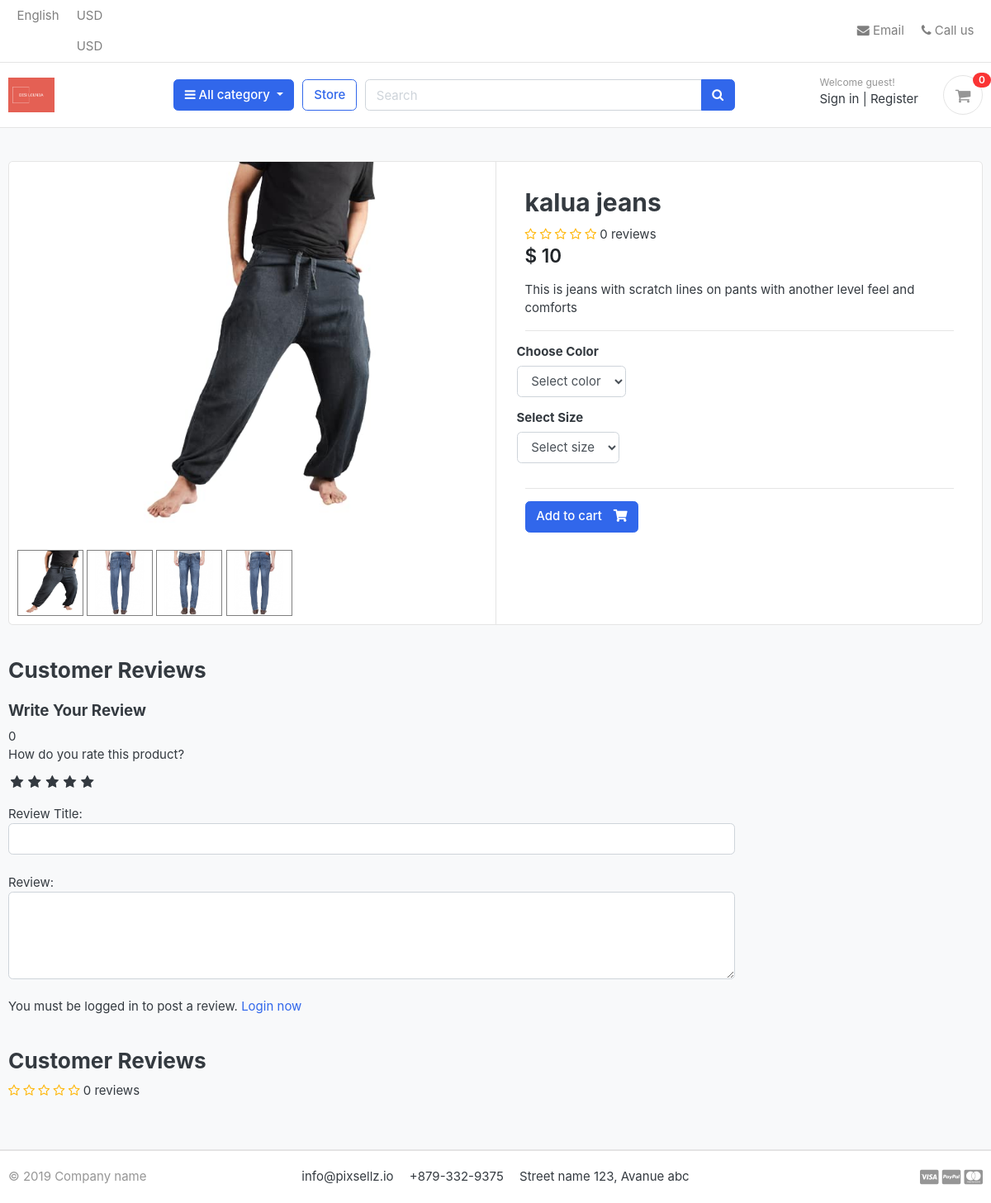
Before: /store/category/Jeans/kalua-jeans/ with the older database file.
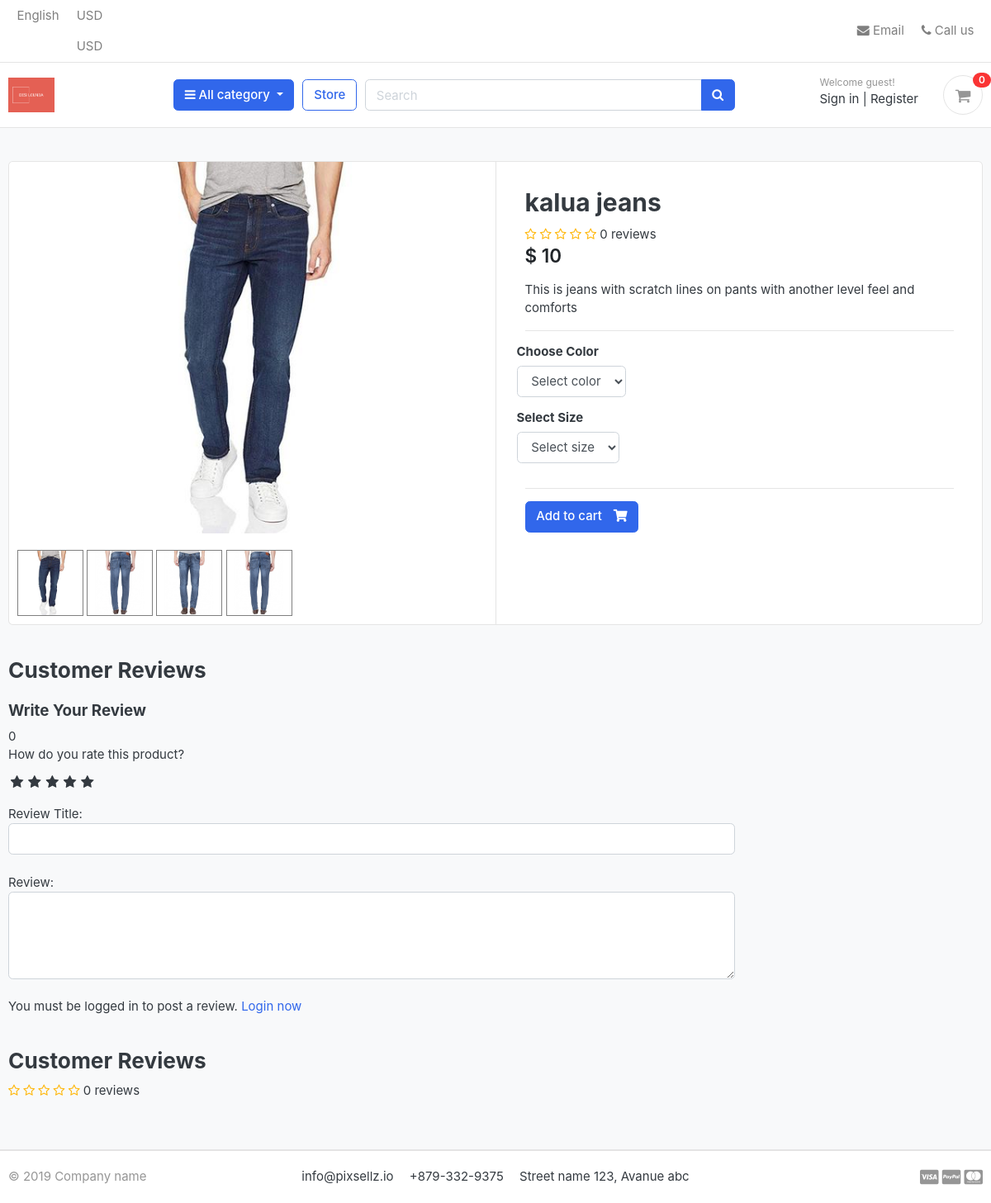
After: the same page with the newer database file.
### store/models.py (models this page shows, shortened)
class Product(models.Model):
    product_name = models.CharField(max_length = 200 , unique= True)
    slug = models.SlugField(max_length=200 , unique=True)
    description = models.TextField(max_length=500 , blank=True)
    price = models.IntegerField()
    images = models.ImageField(upload_to='photos/products')
    stock = models.IntegerField()
    is_available = models.BooleanField(default=True)
    category = models.ForeignKey(Category , on_delete=models.CASCADE)
    created_date = models.DateTimeField(auto_now_add=True)
    modified_date = models.DateTimeField(auto_now = True)
    def averageReview(self):
        reviews = ReviewRating.objects.filter(product=self , status = True).aggregate(average=Avg('rating'))
        avg = 0
        if reviews['average'] is not None:
            avg = float(reviews['average'])
        return avg
    def countReview(self):
        reviews = ReviewRating.objects.filter(product=self , status = True).aggregate(count=Count('id'))
        count = 0
        if reviews['count'] is not None:
            count = int(reviews['count'])
        return count

### store/views.py (the view)
# urls.py: path('category/<slug:category_slug>/<slug:product_slug>/' , views.product_detail , name = 'product_detail' ),
def product_detail(request , category_slug , product_slug):
    try:
        single_product = Product.objects.get(category__slug=category_slug, slug=product_slug)
        in_cart = CartItem.objects.filter(cart__cart_id=_cart_id(request),product = single_product).exists()
    except Exception as e:
        raise e
    if request.user.is_authenticated:
        try:
            orderproduct = OrderProduct.objects.filter(user=request.user, product_id=single_product.id).exists()
        except OrderProduct.DoesNotExist:
            orderproduct = None
    else:
        orderproduct = None
    reviews = ReviewRating.objects.filter(product_id=single_product.id ,status = True)
    product_gallery = ProductGallery.objects.filter(product_id = single_product.id)
    context = {
        'single_product': single_product,
        'in_cart':in_cart,
        'orderproduct':orderproduct,
        'reviews':reviews,
        'product_gallery':product_gallery,
    }
    return render(request , 'store/product_detail.html' ,context)

### carts/context_processors.py (called while the page is built)
def counter(request):
    cart_count = 0
    if 'admin' in request.path:
        return {}
    else:
        try:
            cart = Cart.objects.filter(cart_id=_cart_id(request))
            if request.user.is_authenticated:
                cart_items = CartItem.objects.all().filter(user=request.user)
            else:
                cart_items = CartItem.objects.all().filter(cart=cart[:1])
            for cart_item in cart_items:
                cart_count += cart_item.quantity
        except Cart.DoesNotExist:
            cart_count = 0
    return dict(cart_count= cart_count)

### carts/views.py (called while the page is built)
def _cart_id(request):
    cart = request.session.session_key
    if not cart:
        cart = request.session.create()
    return cart

### category/context_processors.py (called while the page is built)
def menu_links(request):
    links = Category.objects.all()
    return dict(links = links)

### category/models.py (called while the page is built)
    def get_url(self):
        return reverse('products_by_category', args=[self.slug])

### store/models.py (called while the page is built)
    def colors(self):
        return super(VariationManager, self).filter(variation_category = 'color', is_active= True)

    def sizes(self):
        return super(VariationManager , self).filter(variation_category = 'size' , is_active = True)

### templates/store/product_detail.html (shortened to what the changed rows need)
{% extends 'base.html' %}
{% load static %}
{% block content %}
<section class="section-content padding-y bg">
    <div class="container">
    <div class="card">
        <div class="row no-gutters">
            <aside class="col-md-6">
    <article class="gallery-wrap">
        <div class="img-big-wrap mainImage">
           <center><img src="{{ single_product.images.url }}"></center>
        </div>
    </article>
    <ul class = "thumb">
        <li>
            <a href = "{{ single_product.images.url }}" target="mainImage"><img src="{{ single_product.images.url }}" alt="Product Image"></a>
        </li>
    </ul>
            </aside>
            <main class="col-md-6 border-left">
    <form  action="{% url 'add_cart' single_product.id %}" method = 'POST'>
    <article class="content-body">
    <h2 class="title">{{ single_product.product_name }}</h2>
    <div class="rating-star">
        <span>
            <i class="fa fa-star{% if single_product.averageReview < 0.5 %}-o{% elif single_product.averageReview >= 0.5 and single_product.averageReview < 1 %}-half-o {% endif %}" aria-hidden="true"></i>
            <i class="fa fa-star{% if single_product.averageReview < 1.5 %}-o{% elif single_product.averageReview >= 1.5 and single_product.averageReview < 2 %}-half-o {% endif %}" aria-hidden="true"></i>
            <i class="fa fa-star{% if single_product.averageReview < 2.5 %}-o{% elif single_product.averageReview >= 2.5 and single_product.averageReview < 3 %}-half-o {% endif %}" aria-hidden="true"></i>
            <i class="fa fa-star{% if single_product.averageReview < 3.5 %}-o{% elif single_product.averageReview >= 3.5 and single_product.averageReview < 4 %}-half-o {% endif %}" aria-hidden="true"></i>
            <i class="fa fa-star{% if single_product.averageReview < 4.5 %}-o{% elif single_product.averageReview >= 4.5 and single_product.averageReview < 5 %}-half-o {% endif %}" aria-hidden="true"></i>
    <span>{{single_product.countReview}} reviews</span>
            </span>
    </div>
    <div class="mb-3">
        <var class="price h4">$ {{single_product.price}}</var>
    </div>
    <p>{{ single_product.description }}</p>
    <hr>
        <div class="row">
            <div class="item-option-select">
            </div>
        </div>
        <div class="row">
            <div class="item-option-select">
            </div>
        </div>
        <hr>
      {% if single_product.stock <= 0 %}
        <h5 class = 'text-danger'>Out of stock</h5>
      {% else %}
        <button type="submit"  class="btn  btn-primary"> <span class="text">Add to cart</span> <i class="fas fa-shopping-cart"></i>  </button
      {% endif %}
    </article>
  </form>
            </main>
        </div>
    </div>
    <br>
    <div class="row">
                <div class="col-md-9">
        <header class="section-heading">
            <h3>Customer Reviews </h3>
        </header>
        <form action="{% url 'submit_review' single_product.id %}" method="POST">
            <h5>Write Your Review</h5>
            {{single_product.averageReview}}
            <div>
                <br>
<br>
                <br>
                <br>
            </div>
        </form>
        <br>
        <header class="section-heading">
            <h3>Customer Reviews </h3>
            <div class="rating-star">
                <span>
                    <i class="fa fa-star{% if single_product.averageReview < 0.5 %}-o{% elif single_product.averageReview >= 0.5 and single_product.averageReview < 1 %}-half-o {% endif %}" aria-hidden="true"></i>
                    <i class="fa fa-star{% if single_product.averageReview < 1.5 %}-o{% elif single_product.averageReview >= 1.5 and single_product.averageReview < 2 %}-half-o {% endif %}" aria-hidden="true"></i>
                    <i class="fa fa-star{% if single_product.averageReview < 2.5 %}-o{% elif single_product.averageReview >= 2.5 and single_product.averageReview < 3 %}-half-o {% endif %}" aria-hidden="true"></i>
                    <i class="fa fa-star{% if single_product.averageReview < 3.5 %}-o{% elif single_product.averageReview >= 3.5 and single_product.averageReview < 4 %}-half-o {% endif %}" aria-hidden="true"></i>
                    <i class="fa fa-star{% if single_product.averageReview < 4.5 %}-o{% elif single_product.averageReview >= 4.5 and single_product.averageReview < 5 %}-half-o {% endif %}" aria-hidden="true"></i>
            <span>{{single_product.countReview}} reviews</span>
                    </span>
            </div>
        </header>
        </div>
    </div>
    </div>
    </section>
    {% endblock %}

Changed rows visible on the page:
changed Product "kalua jeans": images: a different picture
